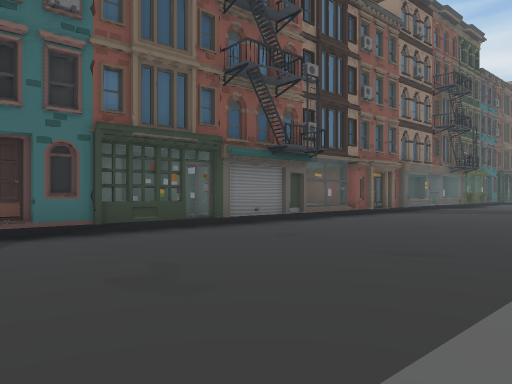
[1] (above)

24 first-person views from a walk through a scene from a Unity 3-D project. The camera is 1.4 m above the floor, looks level and sees 70° across. The floor is counted in squares, 2 m on a side. Each view is taken from the middle of a square. On the plan, view 1 faces up. The plan holds only what a view shows up to about 11 squares ahead; the rest is blank. The place goes on beyond the plan. The player character is not drawn. Some animated figures are left out.

[2]
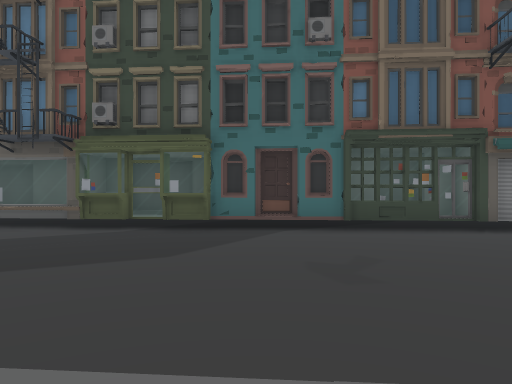

[3]
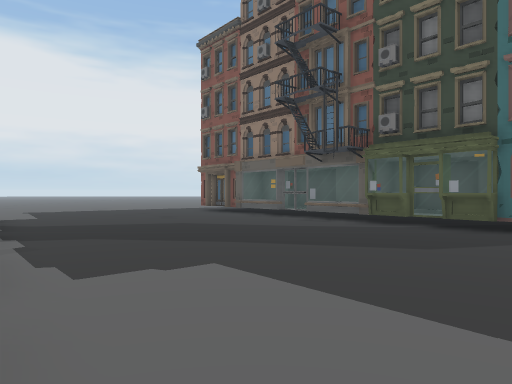

[4]
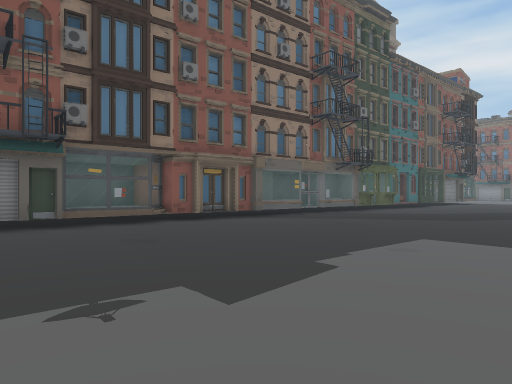

[5]
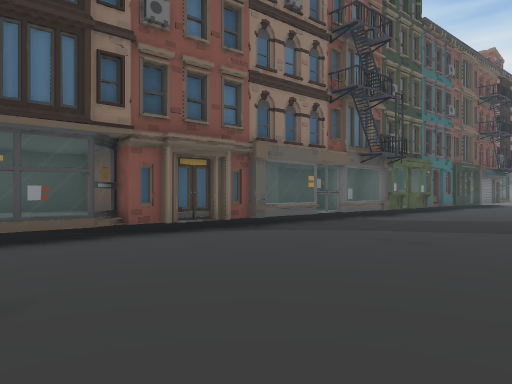

[6]
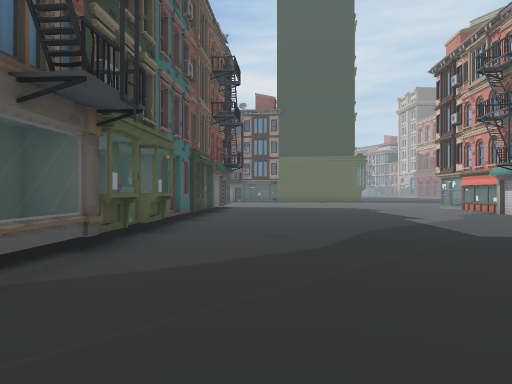

[7]
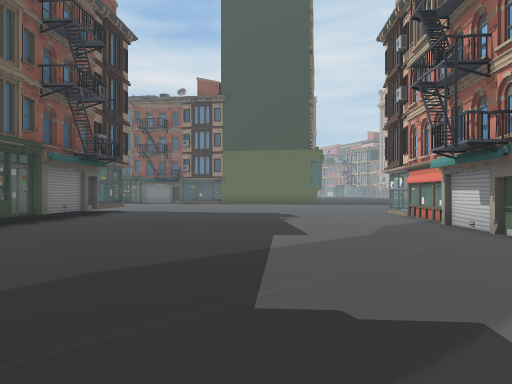

[8]
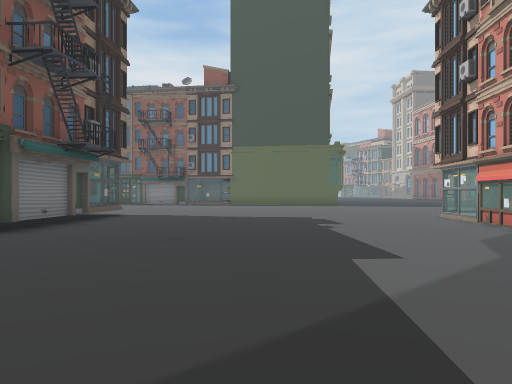

[9]
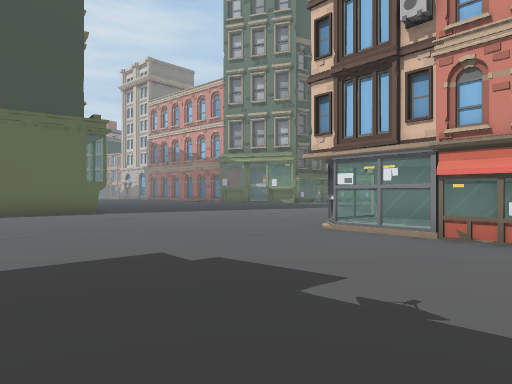

[10]
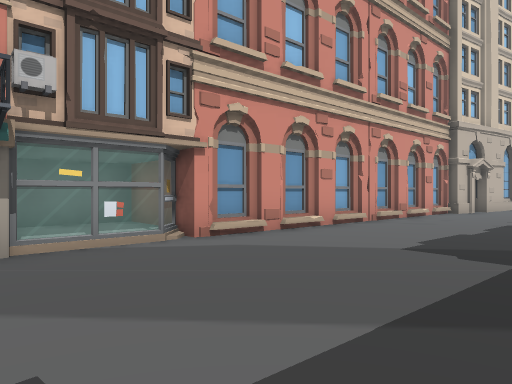

[11]
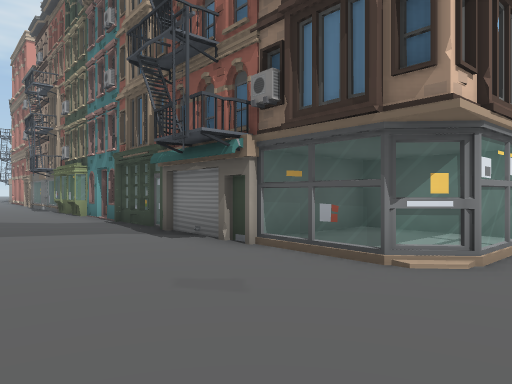

[12]
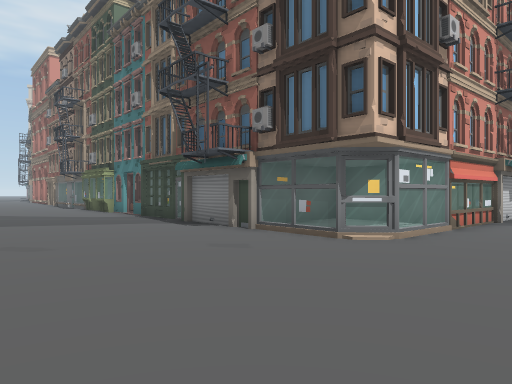

[13]
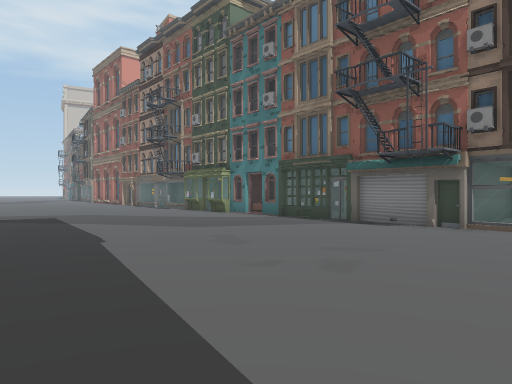

[14]
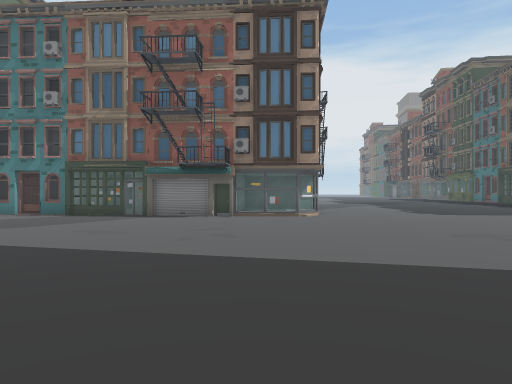

[15]
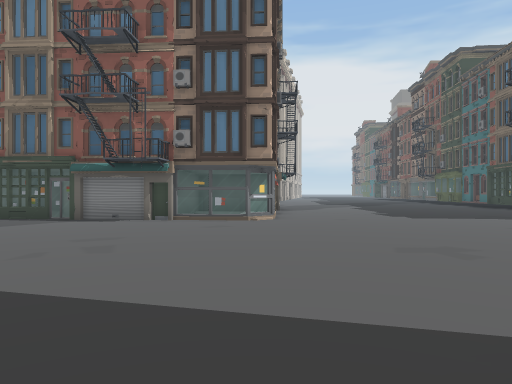

[16]
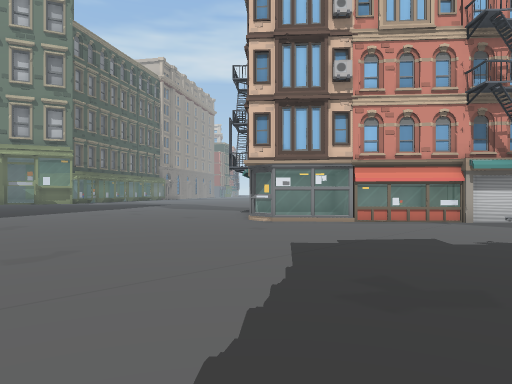

[17]
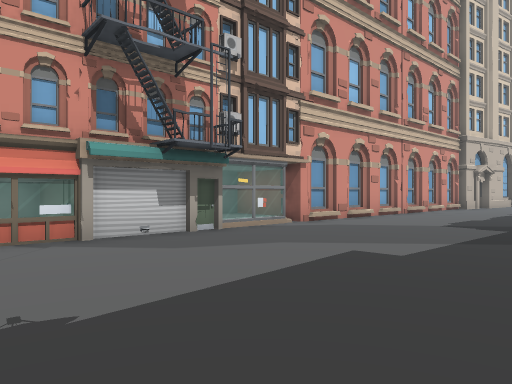

[18]
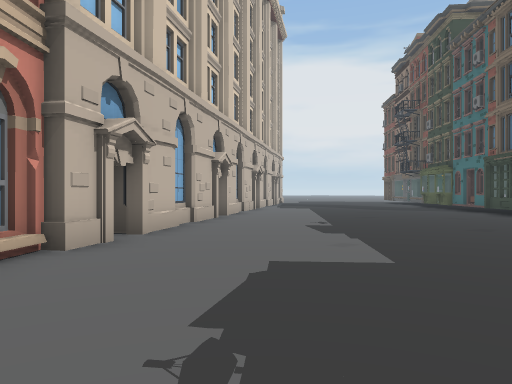

[19]
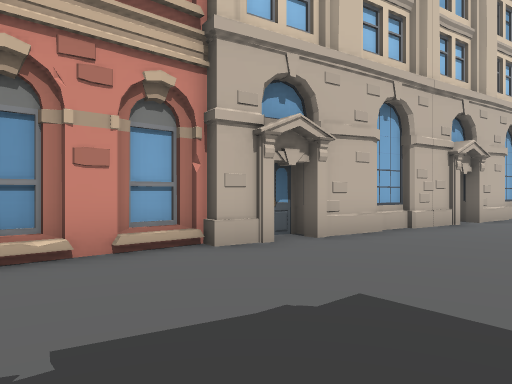

[20]
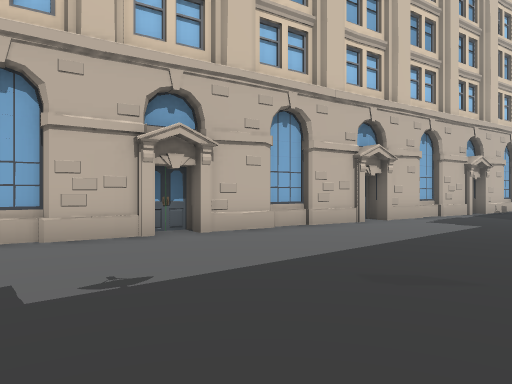

[21]
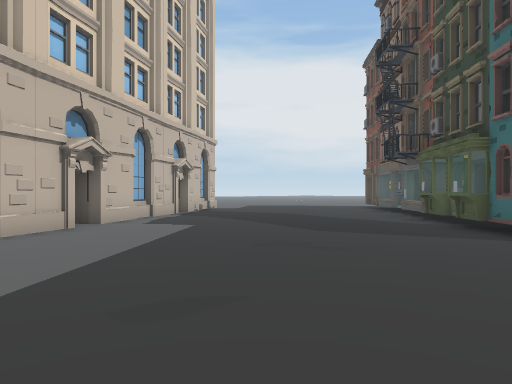

[22]
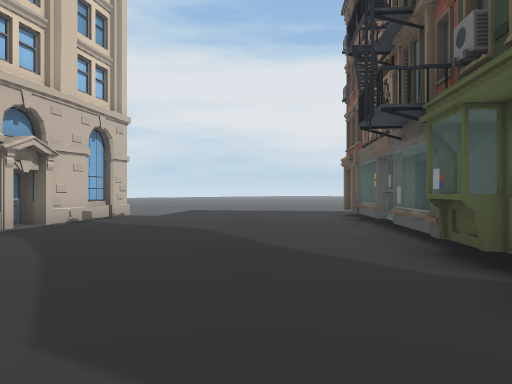

[23]
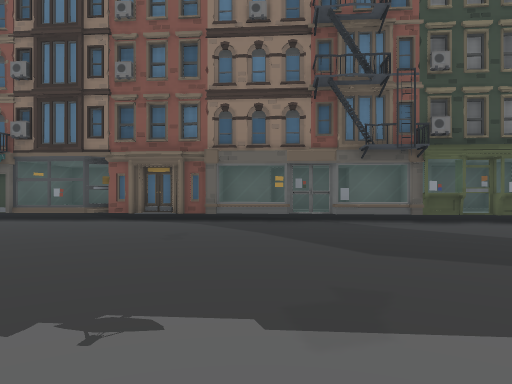

[24]
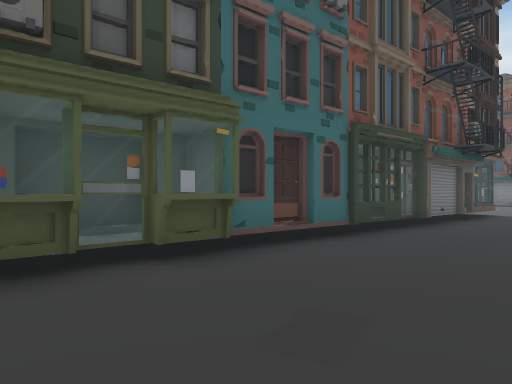

### Floor plan
Key: @ floor where view 1 was taken; # wall or solid block; . main floor; : floor 0.25 m higher than the main floor; = window, fence, low wall or low ledge; ^ raised ledge; O other object.
Columns run from 8 left of view 1 to 33 right of it. Each row starts with its distance up from view 1.
 23                         ^=....  ..........
 22                      O..O.................
 21                      OOO..................
 20                      OO...................
 19                     #....................
 18                  .#O......................
 17                 #OOO......................
 16                ##O.............===........
 15              ###=.............=#:##.......
 14              ###.............= ##O O......
 13          ##  #=.............O# ##   O.....
 12         ####O..............#  O#    O.....
 11         #^^#..............=#        OO....
 10         #^=..............####         #...
  9       O..O..............#####          O..
  8      .OOO..............##  #          OOO
  7      OO..............###               O
  6    ###..............##
  5   O#O..............##
  4  OOO.............###
  3 ##O.............##
  2 #=............###
  1 .............##
  0 ........@..###
 -1 .........###
 -2 ........##
 -3 .......##
 -4 .....###
 -5 ...###
 -6 ..##

Where each view was taken, in squares from view 1:
view 1: 0 up, 0 right, facing up
view 2: 0 up, 1 right, facing up-left
view 3: 0 up, 2 right, facing left
view 4: 2 up, 5 right, facing up
view 5: 5 up, 5 right, facing up
view 6: 11 up, 7 right, facing up-right
view 7: 11 up, 12 right, facing up-right
view 8: 13 up, 13 right, facing up-right
view 9: 18 up, 17 right, facing right
view 10: 16 up, 16 right, facing down
view 11: 20 up, 26 right, facing down
view 12: 22 up, 26 right, facing down
view 13: 22 up, 30 right, facing down
view 14: 23 up, 33 right, facing down-left
view 15: 23 up, 31 right, facing down-left
view 16: 23 up, 18 right, facing down-right
view 17: 19 up, 18 right, facing down
view 18: 9 up, 11 right, facing down-left
view 19: 9 up, 9 right, facing down
view 20: 7 up, 3 right, facing down
view 21: 6 up, 3 right, facing down-left
view 22: 4 up, 2 left, facing down-left
view 23: 7 up, 12 right, facing up-left
view 24: 13 up, 11 right, facing up
